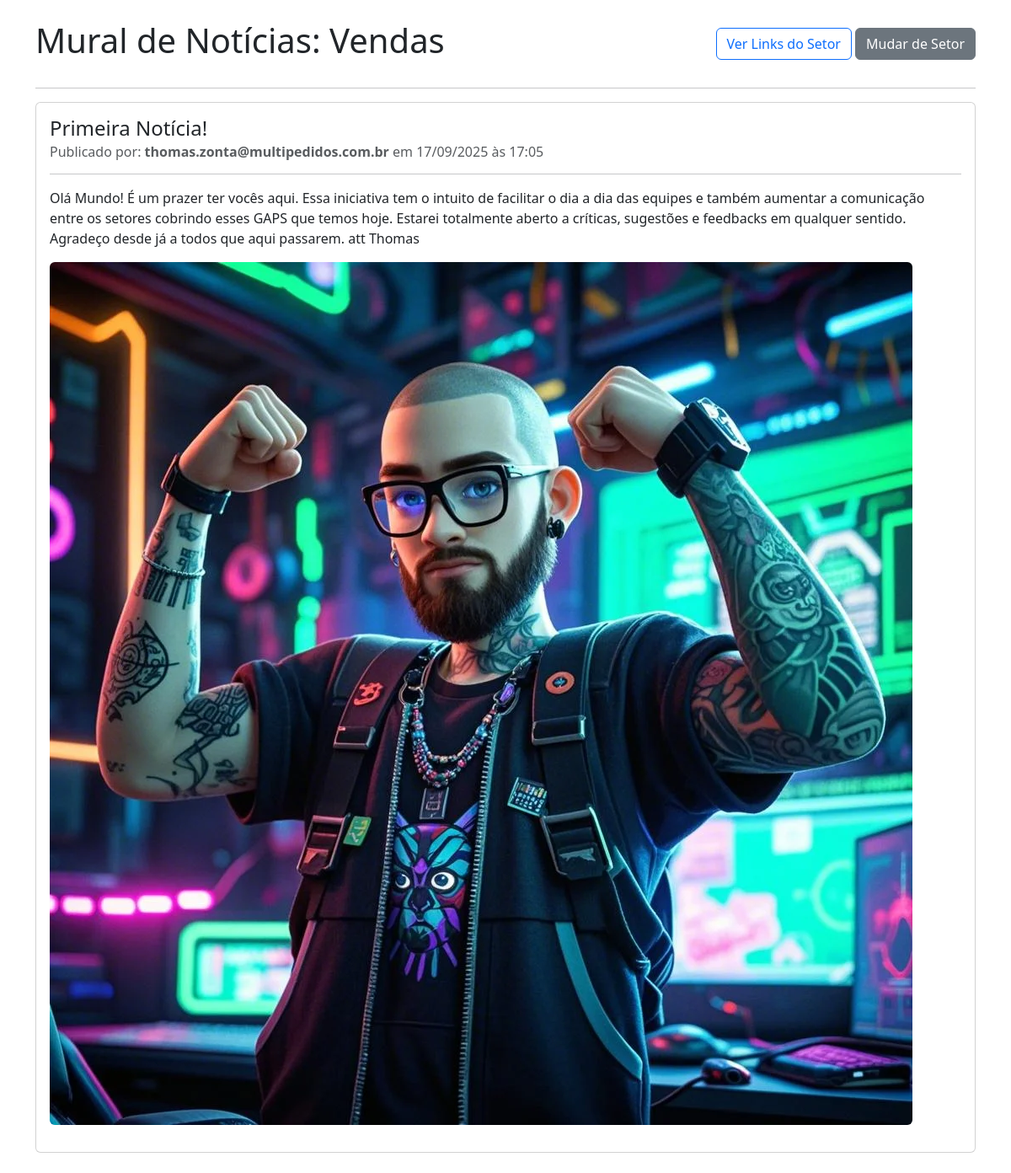
The page /setor/Vendas/home (signed in) on the database its author committed.
### app.py (models this page shows, shortened)
class Sector(db.Model):
    id = db.Column(db.Integer, primary_key=True)
    name = db.Column(db.String(100), unique=True, nullable=False)
    order_index = db.Column(db.Integer, nullable=False, default=0) # <-- Adicionar
    subcategories = db.relationship('Subcategory', back_populates='sector', lazy=True, cascade="all, delete-orphan")
    users = db.relationship('User', secondary=user_sectors_association, lazy='subquery',
                            back_populates='sectors')
    posts = db.relationship('Post', secondary=post_sectors_association, lazy='dynamic',
                            back_populates='sectors')

class Post(db.Model):
    id = db.Column(db.Integer, primary_key=True)
    title = db.Column(db.String(200), nullable=False)
    content = db.Column(db.Text, nullable=False)
    image_filename = db.Column(db.String(100), nullable=True)
    is_pinned = db.Column(db.Boolean, nullable=False, default=False)
    timestamp = db.Column(db.DateTime, nullable=False, default=datetime.utcnow)
    order_index = db.Column(db.Integer, nullable=False, default=0)
    sectors = db.relationship('Sector', secondary=post_sectors_association, lazy='subquery',
                              back_populates='posts')
    author_id = db.Column(db.Integer, db.ForeignKey('user.id'), nullable=False)
    author = db.relationship('User', back_populates='posts')

class User(db.Model, UserMixin):
    id = db.Column(db.Integer, primary_key=True)
    email = db.Column(db.String(120), unique=True, nullable=False)
    password_hash = db.Column(db.String(60), nullable=False)
    is_admin = db.Column(db.Boolean, nullable=False, default=False)
    sectors = db.relationship('Sector', secondary=user_sectors_association, lazy='subquery',
                              back_populates='users')
    posts = db.relationship('Post', back_populates='author', lazy=True)

### app.py (the view)
@app.route('/setor/<string:sector_name>/home')
@login_required
def view_sector_home(sector_name):
    sector = Sector.query.filter_by(name=sector_name).first_or_404()
    if not current_user.is_admin and sector not in current_user.sectors:
        flash('Você não tem permissão para acessar este setor.', 'danger')
        return redirect(url_for('dashboard'))
    posts = sector.posts.order_by(Post.is_pinned.desc(), Post.timestamp.desc()).all()
    return render_template('sector_home.html', current_sector=sector, posts=posts)

### app.py (called while the page is built)
@login_manager.user_loader
def load_user(user_id):
    return db.session.get(User, int(user_id))

### templates/sector_home.html (shortened to what this page needs)
<!DOCTYPE html>
<html lang="pt-br">
<head>
    <link rel="stylesheet" href="https://cdn.jsdelivr.net/npm/bootstrap@5.3.2/dist/css/bootstrap.min.css">
</head>
<body>
    <div class="container mt-4">
        <div class="d-flex justify-content-between align-items-center mb-4">
            <h1>Mural de Notícias: {{ current_sector.name }}</h1>
            <div>
                <a href="{{ url_for('view_sector_dashboard', sector_name=current_sector.name) }}" class="btn btn-outline-primary">Ver Links do Setor</a>
                <a href="{{ url_for('dashboard') }}" class="btn btn-secondary">Mudar de Setor</a>
            </div>
        </div>
        <hr>
        {% if posts %}
            {% for post in posts %}
                <div class="card mb-4">
                    <div class="card-body">
                        <h4 class="card-title">{{ post.title }}</h4>
                        <h6 class="card-subtitle mb-2 text-muted">
                            Publicado por: <strong>{{ post.author.email }}</strong> em {{ post.timestamp.strftime('%d/%m/%Y às %H:%M') }}
                        </h6>
                        <hr>
                        <div class="card-text">
                            {{ post.content | safe }}
                        </div>
                        {% if post.image_filename %}
                            <img src="{{ url_for('static', filename='uploads/' + post.image_filename) }}" class="img-fluid rounded my-3" alt="Imagem da notícia">
                        {% endif %}
                    </div>
                </div>
            {% endfor %}
        {% else %}
            <div class="alert alert-info">
                Ainda não há nenhuma notícia ou comunicado para este setor.
            </div>
        {% endif %}
    </div>
</body>
</html>

### rows shown on the page
Sector: name "Vendas"
Post: title "Primeira Notícia!", author.email "thomas.zonta@multipedidos.com.br", timestamp "17/09/2025 às 17:05", content "Olá Mundo! É um prazer ter vocês aqui. Essa iniciativa tem o intuito de facilitar o dia a dia das equipes e também aumentar a comunicação entre os setores cobrindo esses GAPS que temos hoje. Estarei totalmente aberto a críticas, sugestões e feedbacks em qualquer sentido. Agradeço desde já a todos que aqui passarem. att Thomas", image_filename (picture)
